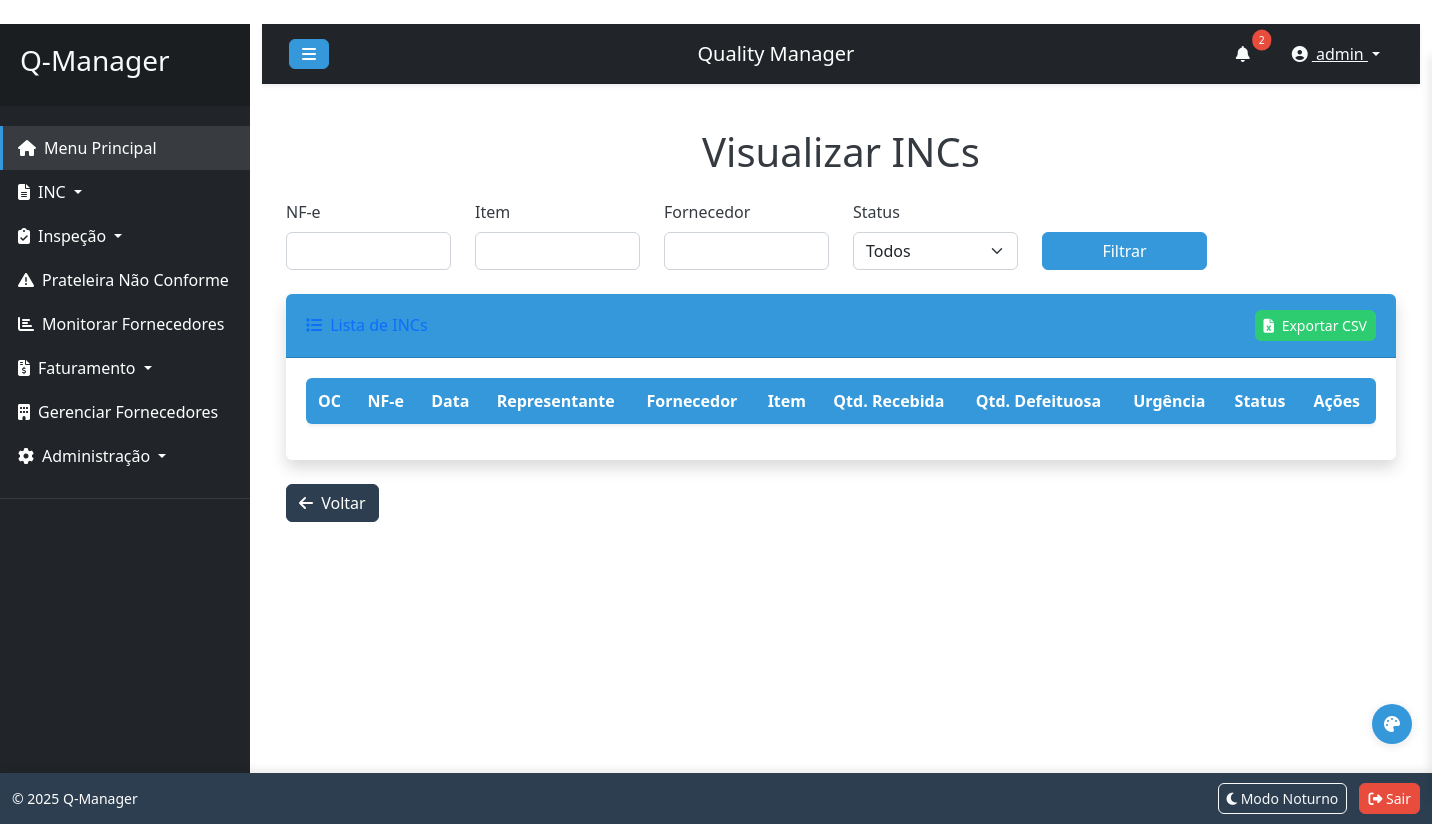
/inc/visualizar_incs (signed in), run on an earlier commit of the app's database.
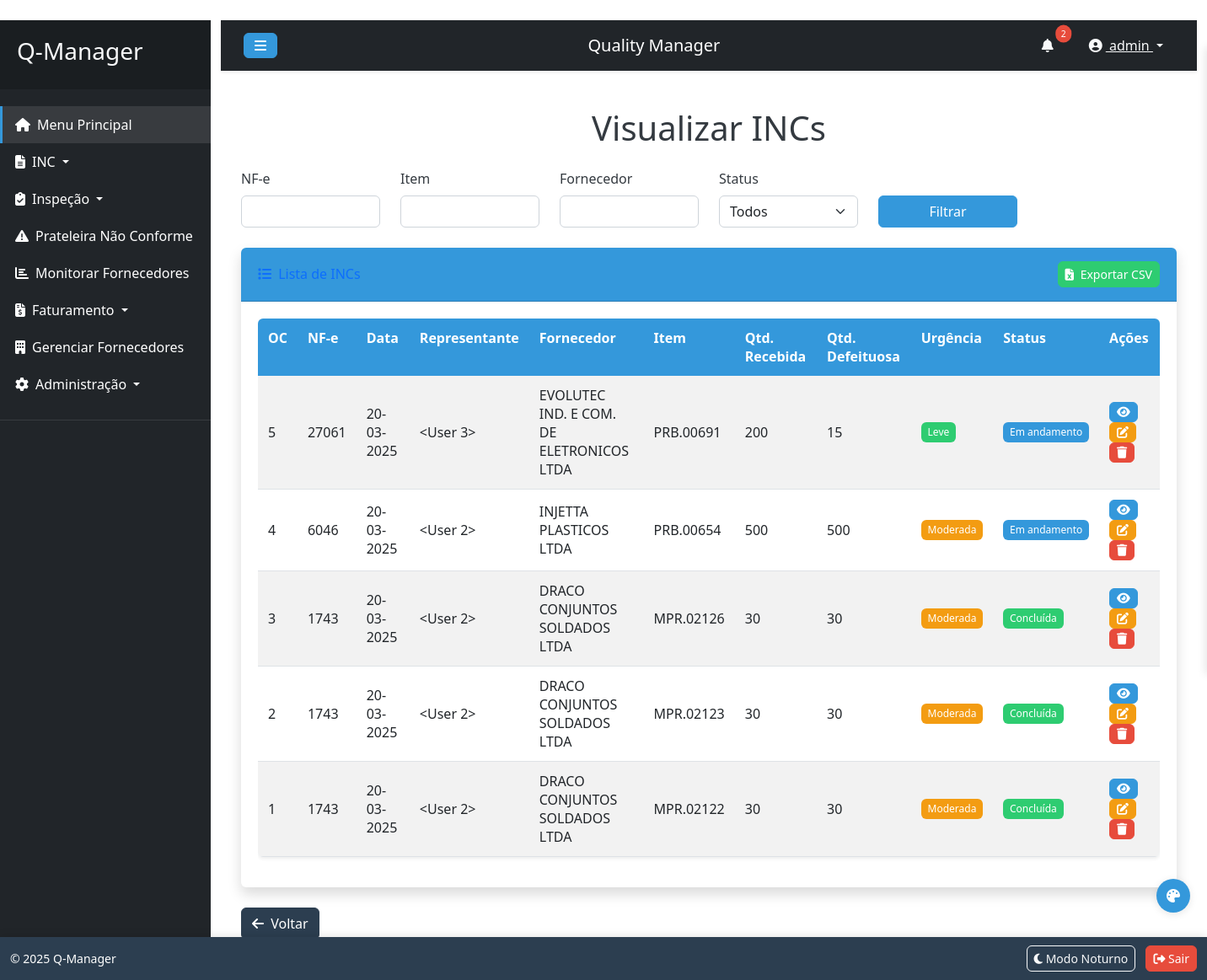
And on a later commit of the database.
### tables this page shows
CREATE TABLE user (
	id INTEGER NOT NULL, 
	username VARCHAR(80) NOT NULL, 
	password VARCHAR(256) NOT NULL, 
	email VARCHAR(120), 
	is_admin BOOLEAN, 
	is_representante BOOLEAN, 
	permissions TEXT, 
	created_at DATETIME, 
	last_login DATETIME, 
	PRIMARY KEY (id), 
	UNIQUE (username), 
	UNIQUE (email)
);

CREATE TABLE inc (
	id INTEGER NOT NULL, 
	nf INTEGER NOT NULL, 
	data VARCHAR(10) NOT NULL, 
	representante_id INTEGER, 
	representante_nome VARCHAR(100), 
	fornecedor VARCHAR(100) NOT NULL, 
	item VARCHAR(20) NOT NULL, 
	quantidade_recebida INTEGER NOT NULL, 
	quantidade_com_defeito INTEGER NOT NULL, 
	descricao_defeito TEXT, 
	urgencia VARCHAR(20), 
	acao_recomendada TEXT, 
	fotos TEXT, 
	status VARCHAR(20), 
	created_at DATETIME, 
	oc INTEGER NOT NULL, 
	PRIMARY KEY (id), 
	FOREIGN KEY(representante_id) REFERENCES user (id), 
	UNIQUE (oc)
);

### inc_routes.py (the view)
@inc_bp.route('/visualizar_incs')
@login_required
def visualizar_incs():
    if not current_user.is_admin and not current_user.has_permission('visualizar_incs'):
        flash('Você não tem permissão para acessar esta página.', 'danger')
        return redirect(url_for('main_menu'))
    nf = request.args.get('nf')
    item = request.args.get('item')
    fornecedor = request.args.get('fornecedor')
    status = request.args.get('status')
    page = request.args.get('page', 1, type=int)
    per_page = 10  # Ou obter da configuração da aplicação
    query = INC.query
    if nf:
        query = query.filter_by(nf=int(nf))
    if item:
        query = query.filter(INC.item.ilike(f'%{item}%'))
    if fornecedor:
        query = query.filter(INC.fornecedor.ilike(f'%{fornecedor}%'))
    if status:
        query = query.filter_by(status=status)
    pagination = query.order_by(INC.id.desc()).paginate(
        page=page, per_page=per_page, error_out=False
    )
    incs = pagination.items
    return render_template('visualizar_incs.html', incs=incs, pagination=pagination)

### app.py (called while the page is built)
@login_manager.user_loader
def load_user(user_id):
    return User.query.get(int(user_id))

@app.context_processor
def inject_settings():
    from models import LayoutSetting
    settings = {s.element: s for s in LayoutSetting.query.all()}
    return dict(settings=settings, config=app.config)

### templates/visualizar_incs.html (shortened to what this page needs)
﻿{% extends "base.html" %}
{% block content %}
<h1 class="text-center mb-4">Visualizar INCs</h1>
<form method="GET" class="mb-4">
    <div class="row">
        <div class="col-md-2">
            <label for="nf" class="form-label">NF-e</label>
            <input type="number" class="form-control" id="nf" name="nf" value="{{ request.args.get('nf', '') }}">
        </div>
        <div class="col-md-2">
            <label for="item" class="form-label">Item</label>
            <input type="text" class="form-control" id="item" name="item" value="{{ request.args.get('item', '') }}">
        </div>
        <div class="col-md-2">
            <label for="fornecedor" class="form-label">Fornecedor</label>
            <input type="text" class="form-control" id="fornecedor" name="fornecedor" value="{{ request.args.get('fornecedor', '') }}">
        </div>
        <div class="col-md-2">
            <label for="status" class="form-label">Status</label>
            <select class="form-select" id="status" name="status">
                <option value="">Todos</option>
            </select>
        </div>
        <div class="col-md-2 align-self-end">
            <button type="submit" class="btn btn-primary w-100">Filtrar</button>
        </div>
    </div>
</form>
<div class="card shadow mb-4">
    <div class="card-header py-3 d-flex justify-content-between align-items-center">
        <h6 class="m-0 font-weight-bold text-primary">
            <i class="fas fa-list me-1"></i> Lista de INCs
        </h6>
        <div>
            <a href="{{ url_for('inc.export_csv') }}" class="btn btn-sm btn-success">
                <i class="fas fa-file-excel me-1"></i> Exportar CSV
            </a>
        </div>
    </div>
    <div class="card-body">
        <div class="table-responsive">
            <table class="table table-striped table-hover">
                <thead>
                    <tr>
                        <th>OC</th>
                        <th>NF-e</th>
                        <th>Data</th>
                        <th>Representante</th>
                        <th>Fornecedor</th>
                        <th>Item</th>
                        <th>Qtd. Recebida</th>
                        <th>Qtd. Defeituosa</th>
                        <th>Urgência</th>
                        <th>Status</th>
                        <th>Ações</th>
                    </tr>
                </thead>
                <tbody>
                    {% for inc in incs %}
                    <tr>
                        <td>{{ inc.oc }}</td>
                        <td>{{ inc.nf }}</td>
                        <td class="format-date">{{ inc.data }}</td>
                        <td>{{ inc.representante }}</td>
                        <td>{{ inc.fornecedor }}</td>
                        <td>{{ inc.item }}</td>
                        <td>{{ inc.quantidade_recebida }}</td>
                        <td>{{ inc.quantidade_com_defeito }}</td>
                        <td>
                            <span class="badge {% if inc.urgencia == 'Crítico' %}bg-danger{% elif inc.urgencia == 'Moderada' %}bg-warning{% else %}bg-success{% endif %}">
                                {{ inc.urgencia }}
                            </span>
                        </td>
                        <td>
                            <span class="badge {% if inc.status == 'Em andamento' %}bg-primary{% elif inc.status == 'Concluída' %}bg-success{% else %}bg-danger{% endif %}">
                                {{ inc.status }}
                            </span>
                        </td>
                        <td>
                            <a href="{{ url_for('inc.detalhes_inc', inc_id=inc.id) }}" class="btn btn-info btn-sm" data-bs-toggle="tooltip" title="Detalhes">
                                <i class="fas fa-eye"></i>
                            </a>
                            <a href="{{ url_for('inc.editar_inc', inc_id=inc.id) }}" class="btn btn-warning btn-sm" data-bs-toggle="tooltip" title="Editar">
                                <i class="fas fa-edit"></i>
                            </a>
                            <form action="{{ url_for('inc.excluir_inc', inc_id=inc.id) }}" method="POST" style="display:inline;">
                                <button type="submit" class="btn btn-danger btn-sm" onclick="return confirm('Tem certeza?');" data-bs-toggle="tooltip" title="Excluir">
                                    <i class="fas fa-trash"></i>
                                </button>
                            </form>
                        </td>
                    </tr>
                    {% endfor %}
                </tbody>
            </table>
        </div>
    </div>
</div>
<a href="{{ url_for('main_menu') }}" class="btn btn-secondary mb-4">
    <i class="fas fa-arrow-left me-1"></i> Voltar
</a>
{% endblock %}

### templates/base.html (shortened to what this page needs)
﻿<!DOCTYPE html>
<html lang="pt-br">
<head>
    <link href="https://cdn.jsdelivr.net/npm/bootstrap@5.3.0/dist/css/bootstrap.min.css" rel="stylesheet">
    <link rel="stylesheet" href="https://cdnjs.cloudflare.com/ajax/libs/font-awesome/6.4.0/css/all.min.css">
    <link rel="stylesheet" href="{{ url_for('static', filename='css/style.css') }}">
</head>
<body>
    <div class="wrapper">
        {% if current_user.is_authenticated %}
        <nav id="sidebar" class="bg-dark">
            <div class="sidebar-header">
                <h3 class="text-light">Q-Manager</h3>
            </div>
            <ul class="list-unstyled components">
                <li class="active">
                    <a href="{{ url_for('main_menu') }}"><i class="fas fa-home me-2"></i>Menu Principal</a>
                </li>
                <li>
                    <a href="#incSubmenu" data-bs-toggle="collapse" aria-expanded="false" class="dropdown-toggle">
                        <i class="fas fa-file-alt me-2"></i>INC
                    </a>
                </li>
                {% if current_user.is_admin or current_user.has_permission('rotina_inspecao') %}
                <li>
                    <a href="#inspecaoSubmenu" data-bs-toggle="collapse" aria-expanded="false" class="dropdown-toggle">
                        <i class="fas fa-clipboard-check me-2"></i>Inspeção
                    </a>
                </li>
                {% endif %}
                {% if current_user.is_admin or current_user.has_permission('prateleira') %}
                <li>
                    <a href="{{ url_for('prateleira.listar_prateleira_nao_conforme') }}">
                        <i class="fas fa-exclamation-triangle me-2"></i>Prateleira Não Conforme
                    </a>
                </li>
                {% endif %}
                {% if current_user.is_admin or current_user.has_permission('fornecedores') %}
                <li>
                    <a href="{{ url_for('inc.monitorar_fornecedores') }}">
                        <i class="fas fa-chart-bar me-2"></i>Monitorar Fornecedores
                    </a>
                </li>
                {% endif %}
                {% if current_user.is_admin or current_user.has_permission('faturamento') %}
                <li>
                    <a href="#faturamentoSubmenu" data-bs-toggle="collapse" aria-expanded="false" class="dropdown-toggle">
                        <i class="fas fa-file-invoice-dollar me-2"></i>Faturamento
                    </a>
                </li>
                {% endif %}
                <li>
                    <a href="{{ url_for('fornecedor.gerenciar_fornecedores') }}">
                        <i class="fas fa-building me-2"></i>Gerenciar Fornecedores
                    </a>
                </li>
                {% if current_user.is_admin %}
                <li>
                    <a href="#adminSubmenu" data-bs-toggle="collapse" aria-expanded="false" class="dropdown-toggle">
                        <i class="fas fa-cog me-2"></i>Administração
                    </a>
                </li>
                {% endif %}
            </ul>
        </nav>
        {% endif %}
        <div id="content" class="container-fluid">
            {% if current_user.is_authenticated %}
            <nav class="navbar navbar-expand-lg navbar-dark bg-dark">
                <div class="container-fluid">
                    <button type="button" id="sidebarCollapse" class="btn btn-info">
                        <i class="fas fa-bars"></i>
                    </button>
                    <span class="navbar-brand ms-3">Quality Manager</span>
                    <div class="d-flex align-items-center">
                        <div class="notification-bell me-3">
                            <button class="btn btn-link position-relative" id="notificationButton">
                                <i class="fas fa-bell text-light"></i>
                                <span class="notification-badge position-absolute top-0 start-100 translate-middle badge rounded-pill bg-danger" style="display:none;">
                                </span>
                            </button>
                        </div>
                        <div class="dropdown">
                            <button class="btn btn-link dropdown-toggle text-light" type="button" id="userDropdown" data-bs-toggle="dropdown" aria-expanded="false">
                                <i class="fas fa-user-circle me-1"></i> {{ current_user.username }}
                            </button>
                        </div>
                    </div>
                </div>
            </nav>
            {% endif %}
            <div class="content-body p-4">
                {% block content %}{% endblock %}
            </div>
        </div>
    </div>
    <div class="theme-selector">
        <button class="theme-toggle" id="theme-toggle">
            <i class="fas fa-palette"></i>
        </button>
    </div>
    {% if current_user.is_authenticated %}
    <footer class="footer">
        <div class="container-fluid">
            <div class="row">
                <div class="col-12 d-flex justify-content-between align-items-center">
                    <div class="footer-copyright text-white">
                        <small>&copy; 2025 Q-Manager</small>
                    </div>
                    <div>
                        <button id="toggleNightMode" class="btn btn-sm btn-outline-light me-2">
                            <i class="fas fa-moon"></i> Modo Noturno
                        </button>
                        <a href="{{ url_for('auth.logout') }}" class="btn btn-sm btn-danger">
                            <i class="fas fa-sign-out-alt"></i> Sair
                        </a>
                    </div>
                </div>
            </div>
        </div>
    </footer>
    {% endif %}
    <div id="toast-container" class="position-fixed bottom-0 end-0 p-3" style="z-index: 1100;"></div>
</body>
</html>

What changed in the data, as far as the page shows it:
added inc: oc "5", nf "27061", data "20-03-2025", representante "<User 3>", fornecedor "EVOLUTEC IND. E COM. DE ELETRONICOS LTDA", item "PRB.00691", quantidade_recebida "200", quantidade_com_defeito "15", urgencia "Leve", status "Em andamento"
added inc: oc "4", nf "6046", data "20-03-2025", representante "<User 2>", fornecedor "INJETTA PLASTICOS LTDA", item "PRB.00654", quantidade_recebida "500", quantidade_com_defeito "500", urgencia "Moderada", status "Em andamento"
added inc: oc "3", nf "1743", data "20-03-2025", representante "<User 2>", fornecedor "DRACO CONJUNTOS SOLDADOS LTDA", item "MPR.02126", quantidade_recebida "30", quantidade_com_defeito "30", urgencia "Moderada", status "Concluída"
added inc: oc "2", nf "1743", data "20-03-2025", representante "<User 2>", fornecedor "DRACO CONJUNTOS SOLDADOS LTDA", item "MPR.02123", quantidade_recebida "30", quantidade_com_defeito "30", urgencia "Moderada", status "Concluída"
added inc: oc "1", nf "1743", data "20-03-2025", representante "<User 2>", fornecedor "DRACO CONJUNTOS SOLDADOS LTDA", item "MPR.02122", quantidade_recebida "30", quantidade_com_defeito "30", urgencia "Moderada", status "Concluída"
